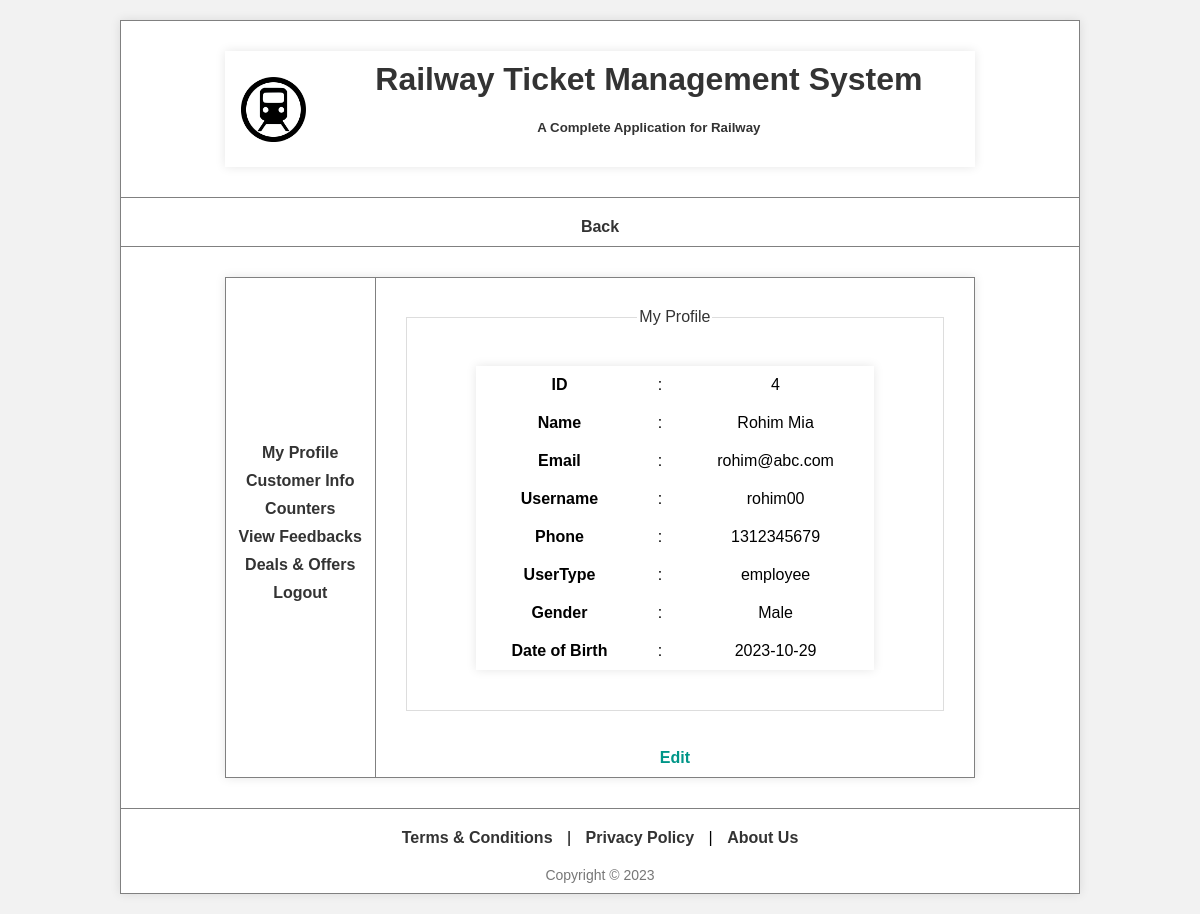
The page /view/myProfile.php (signed in) on the database its author committed.
### tables this page shows
CREATE TABLE `user` (
  `id` int(255) NOT NULL,
  `name` varchar(255) NOT NULL,
  `email` varchar(255) NOT NULL,
  `username` varchar(255) NOT NULL,
  `phone` int(255) NOT NULL,
  `password` varchar(255) NOT NULL,
  `userType` text NOT NULL,
  `gender` text NOT NULL,
  `dob` date NOT NULL
);

### view/myProfile.php (the view, shortened to what this page needs)
<?php
    $username=$_SESSION['username'];
    if(isset($_SESSION['username'])){
        $con=getConnection();
        $sql = "SELECT * FROM user WHERE username = ?";
        $stmt = mysqli_prepare($con, $sql);
        mysqli_stmt_bind_param($stmt, "s", $username);
        mysqli_stmt_execute($stmt);
        $result = mysqli_stmt_get_result($stmt);
        if ($result) {
            $row = mysqli_fetch_assoc($result);
        }
    }
    else{
        echo "error!";
    }
?>
<html>
<html lang="en">
<head>
</head>
<body>
    <table border="1" width="100%" height="100%" align="center">
        <tr height="70">
            <td>
                <table width="100%">
                    <tr>
                        <td>
                            <img src="../upload/logo.png" height="65" width="65" alt="">
                        </td>
                        <td align="right">
                            <h1>Railway Ticket Management System</h1>
                            <h5>A Complete Application for Railway</h5>
                        </td>
                    </tr>
                </table>
            </td>
        </tr>
        <tr height="20">
            <td align="right">
                <nav>
                    <a href="employeeHome.php">Back</a>
                </nav>
            </td>
        </tr>
        <tr>
            <td>
                <table width="100%" height="90%" border="1">
                    <tr>
                        <td width="20%">
                            <ul>
                                <li><a href="myProfile.php">My Profile</a></li>
                                <li><a href="customer.php">Customer Info</a></li>
                                <li><a href="counter.php">Counters</a></li>
                                <li><a href="feedback.php">View Feedbacks</a></li>
                                <li><a href="deals.php">Deals & Offers</a></li>
                                <li><a href="../controller/logout.php">Logout</a></li>
                            </ul>
                        </td>
                        <td width="80%">
                            <fieldset>
                                <legend>My Profile</legend>
                                <table>
                                    <tr>
                                        <td><strong>ID</strong></td>
                                        <td>:</td>
                                        <td><?php echo $row['id']; ?></td>
                                    </tr>
                                    <tr>
                                        <td><strong>Name</strong></td>
                                        <td>:</td>
                                        <td><?php echo $row['name']; ?></td>
                                    </tr>
                                    <tr>
                                        <td><strong>Email</strong></td>
                                        <td>:</td>
                                        <td><?php echo $row['email']; ?></td>
                                    </tr>
                                    <tr>
                                        <td><strong>Username</strong></td>
                                        <td>:</td>
                                        <td><?php echo $row['username']; ?></td>
                                    </tr>
                                    <tr>
                                        <td><strong>Phone</strong></td>
                                        <td>:</td>
                                        <td><?php echo $row['phone']; ?></td>
                                    </tr>
                                    <tr>
                                        <td><strong>UserType</strong></td>
                                        <td>:</td>
                                        <td><?php echo $row['userType']; ?></td>
                                    </tr>
                                    <tr>
                                        <td><strong>Gender</strong></td>
                                        <td>:</td>
                                        <td><?php echo $row['gender']; ?></td>
                                    </tr>
                                    <tr>
                                        <td><strong>Date of Birth</strong></td>
                                        <td>:</td>
                                        <td><?php echo $row['dob']; ?></td>
                                    </tr>
                                </table>
                            </fieldset><br>
                            <a href="editMyProfile.php">Edit</a>
                        </td>
                    </tr>
                </table>
            </td>
        </tr>
        <tr height="45" align="center">
            <td>
            <nav>
            <a href="t&c.html">Terms & Conditions</a> |
            <a href="privacyPolicy.html">Privacy Policy</a> |
            <a href="aboutUs.html">About Us</a>
          </nav>
                <footer>Copyright &copy; 2023</footer>
            </td>
        </tr>
    </table>
</body>
</html>

### view/myProfile.php (style rules this page uses)
body { font-family: 'Arial', sans-serif; margin: 0; padding: 0; background-color: #f2f2f2; }
table { border-collapse: collapse; width: 80%; margin: 20px auto; background-color: #fff; box-shadow: 0 0 10px rgba(0, 0, 0, 0.1); }
h1, h5, legend { color: #333; }
nav { margin-top: 10px; }
nav a { text-decoration: none; color: #333; margin: 0 10px; font-weight: bold; }
img { max-width: 100%; height: auto; }
td { padding: 10px; text-align: center; }
ul { list-style-type: none; padding: 0; margin: 0; }
ul li { margin-bottom: 10px; }
ul li a { text-decoration: none; color: #333; font-weight: bold; }
fieldset { margin: 20px; padding: 20px; border: 1px solid #ddd; }
footer { margin-top: 20px; font-size: 14px; color: #777; }
a { text-decoration: none; color: #009688; font-weight: bold; }

### rows shown on the page
user: id "4", name "Rohim Mia", email "rohim@abc.com", username "rohim00", phone "1312345679", userType "employee", gender "Male", dob "2023-10-29"
